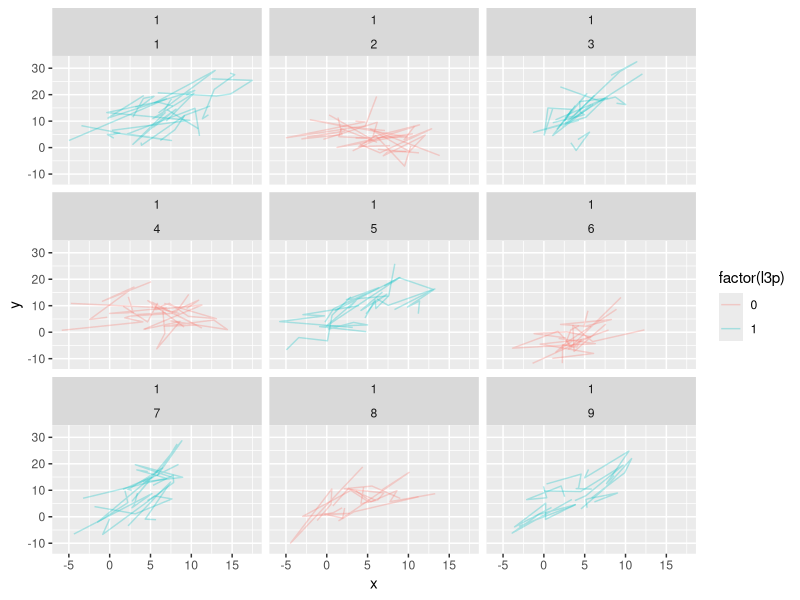

Here is the R script that generated this plot: (Note: this script raises an error after producing the figure.)
require(tidyverse)
require(lme4)
set.seed(356)
doit<-1
while (doit) {
    Ngroup2s = 9
    dd2<-MASS::mvrnorm(n=Ngroup2s, mu = c(0,0), Sigma = matrix(c(1,0,0,1),byrow = T, nrow=2))
    cor(dd2)
    
    df<-as.data.frame(c())
    for(i in 1:Ngroup2s){
        Ngroups = round(rnorm(1,10,2))
        Nxgroups = 3
        nrep = 5
        NperGroup = rep(Nxgroups*nrep,Ngroups)
        N = sum(NperGroup)
        groups = map(seq_along(NperGroup), ~rep(.,NperGroup[.])) %>% unlist() %>% factor
        
        dd<-MASS::mvrnorm(n=Ngroups, mu = c(0,0), Sigma = matrix(c(1,0,0,1),byrow = T, nrow=2))
        ddx<-MASS::mvrnorm(n=Nxgroups, mu = c(0,0), Sigma = matrix(c(1,0,0,1),byrow = T, nrow=2))
        
        igs = map(seq_along(NperGroup), ~rep(.,NperGroup[.])) %>% unlist
        xgs = map(1:Ngroups, ~rep(1:Nxgroups,each = nrep)) %>% unlist
        xl = map(1:Ngroups, ~rnorm(nrep*Nxgroups, ., 3))
        xm = map(xl, ~rep(mean(.), nrep*Nxgroups)) %>% unlist()
        xlc = map(xl, ~.-mean(.)) %>% unlist
        x = unlist(xl)
        
        xx = map(1:Ngroups, ~rep(rdunif(1,0,10), NperGroup[.]))%>% unlist
        l3p = i%%2
        e = rnorm(N, sd = 3)
        
        y = 0 + dd[igs,1]+dd2[i,1]+ddx[xgs, 1] + 
            1*xlc +
            0*xm+
            dd[igs,2]*xlc +
            xx + 
            .5*l3p*xlc +
            1*l3p*xm+
            e
        d = data.frame(y,x,xx,xm,xlc,igs,xgs,i, l3p)
        ggplot(d,aes(x=x,y=y,group=factor(igs)))+facet_wrap(~xgs)+geom_path()
        d$ng2 = i
        df<-rbind(df,d)
    }
    
    df %>% filter(xgs==1) %>% group_by(igs) %>% mutate(xm = mean(x), xc = x-xm) %>% ungroup %>%
        lmer(y ~ (xc + xm)*l3p + (1+xc|igs:ng2) + (1+xm|ng2), data = . ,control=lmerControl(optimizer = "bobyqa")) -> m
        print(VarCorr(m))

        t1 = attributes(VarCorr(m)[[1]])$stddev
        t2 = attributes(VarCorr(m)[[1]])$correlation
        t3 = attributes(VarCorr(m)[[2]])$stddev
        t4 = attributes(VarCorr(m)[[2]])$correlation

        if(!isSingular(m) & all(t1 != 0) & !(t2[lower.tri(t2)] %in% c(0,1,-1)) & all(t3 != 0) & !(t4[lower.tri(t4)] %in% c(0,1,-1)) ){
            doit <- 0
        }
}

summary(m)
ggplot(df[df$xgs==1,],aes(x=x,y=y,col=factor(l3p)))+facet_wrap(xgs~ng2)+
        geom_path(aes(group=factor(igs)),alpha=.3)+
        #geom_smooth(method="lm",se=F)+
        NULL

summary(m)


df %>% filter(xgs==1) %>%
    transmute(
        q_irritability = pmax(0,round((scale(y)[,1]*12.42)+23.5872)),
        q_hunger = xm+xlc,
        q_hunger = round(47.38+scale(q_hunger)[,1]*16.423),
        nutritionist = paste0("N",ng2),
        ppt = paste0("N",ng2,"p",igs),
        fivetwo = l3p
) %>% write.csv("../../data/hangry.csv",row.names=F)
    ggplot(.,aes(x=q_hunger,y=q_irritability))+
    geom_line(aes(group=ppt))+
    facet_wrap(~fivetwo)


